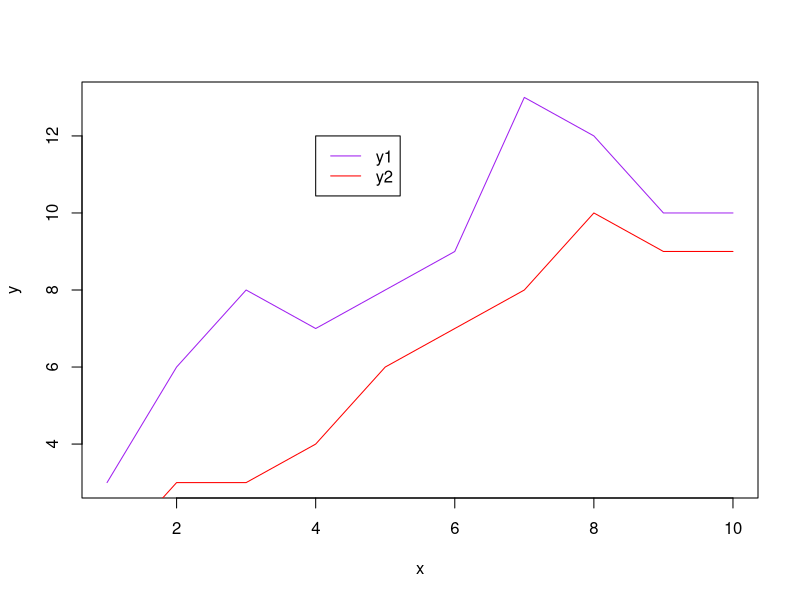
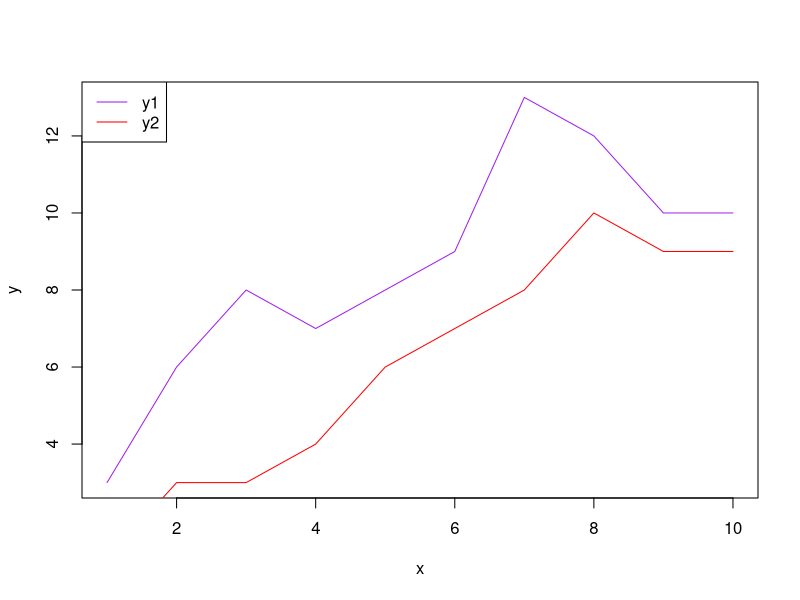
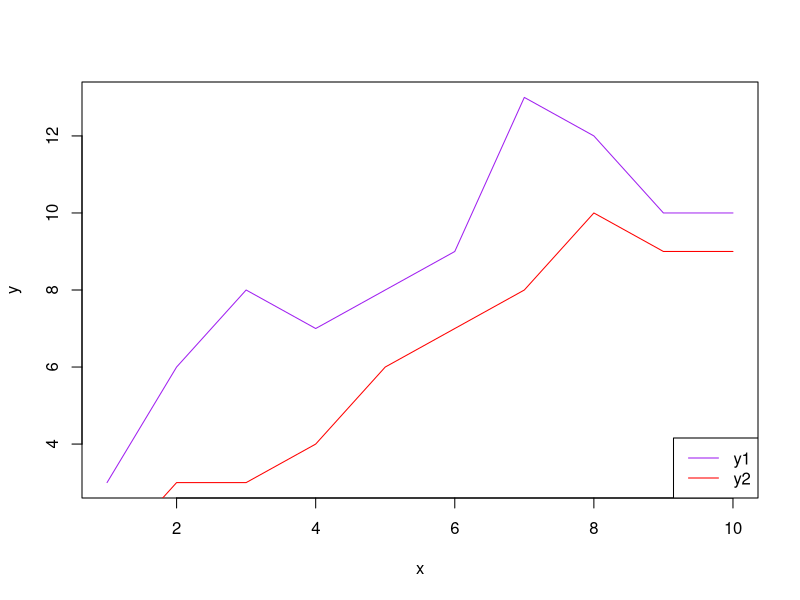

These figures' R source, in order:
# chnage legend position using (x, y) coordinates
# create data
x <- 1:10
y1<- c(3, 6, 8, 7, 8, 9, 13, 12, 10, 10)
y2 <- c(1, 3, 3, 4, 6, 7, 8, 10, 9, 9)

# create plot with multiple lines
plot(x, y1, col="purple", type = "l", xlab="x", ylab="y")
lines(x, y2, col="red")

# add legend at x=4 & y=12
legend(4, 12, legend = c("y1", "y2"), col = c("purple", "red"), lty=1)

# change legend positioin using keywords
# create data
x <- 1:10
y1<- c(3, 6, 8, 7, 8, 9, 13, 12, 10, 10)
y2 <- c(1, 3, 3, 4, 6, 7, 8, 10, 9, 9)

# create plot with multiple lines
plot(x, y1, type = "l", col="purple", xlab = "x", ylab = "y")
lines(x, y2, col="red")

# add legend using keyword
legend("topleft", legend = c("y1", "y2"), col=c("purple", "red"), lty = 1)

# create data
x <- 1:10
y1<- c(3, 6, 8, 7, 8, 9, 13, 12, 10, 10)
y2 <- c(1, 3, 3, 4, 6, 7, 8, 10, 9, 9)

# create plot with multiple  lines
plot(x, y1, col="purple", type = "l", xlab = "x", ylab="y")
lines(x, y2, col="red")

# add legend at bottomright
legend("bottomright", legend = c("y1", "y2"), col=c("purple", "red"), lty=1)
